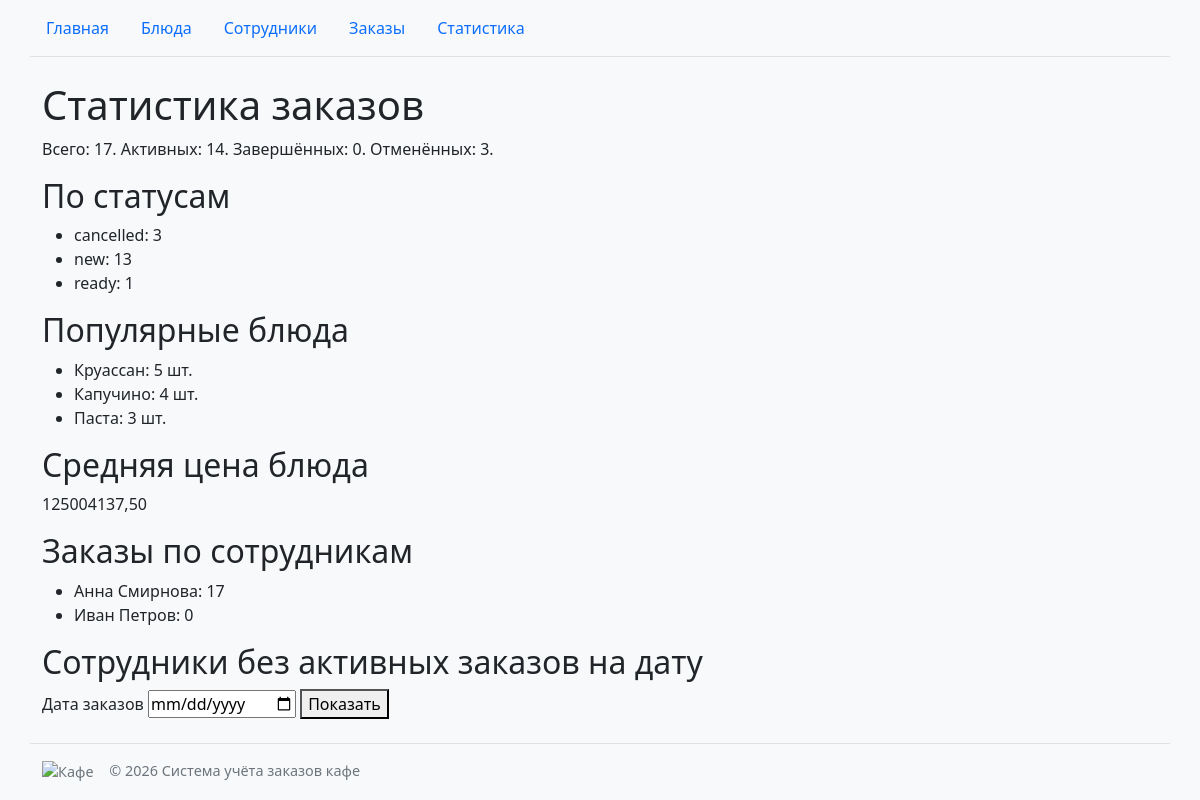
The page /orders/statistics/ on the database its author committed.
### dishes/models.py (models this page shows, shortened)
class Dish(models.Model):
    name = models.CharField("Название", max_length=200)
    price = models.DecimalField("Цена", max_digits=12, decimal_places=2)
    category = models.CharField("Категория", max_length=100)
    slug = models.SlugField("Часть адреса", max_length=200, allow_unicode=True, blank=True)
    class Meta:
        verbose_name = "Блюдо"
        verbose_name_plural = "Блюда"

### employees/models.py (models this page shows, shortened)
class Employee(models.Model):
    name = models.CharField("Имя", max_length=200)
    position = models.CharField("Должность", max_length=100)
    class Meta:
        verbose_name = "Сотрудник"
        verbose_name_plural = "Сотрудники"

### orders/views.py (the view, shortened to what this page needs)
# urls.py: path("statistics/", views.statistics, name="statistics"),  # ← новое
def statistics(request):
    status_stats = Order.objects.values("status").annotate(count=Count("pk")).order_by("status")
    top_dishes = (
        OrderItem.objects.annotate(dish_name=F("dish__name"))
        .values("dish_id", "dish_name")
        .annotate(total_quantity=Sum("quantity"))
        .order_by("-total_quantity", "dish_id")
    )
    average_price = Dish.objects.aggregate(average=Avg("price"))["average"]
    employee_stats = Employee.objects.annotate(order_count=Count("orders")).order_by(
        "-order_count", "name"
    )
    order_totals = Order.objects.aggregate(
        total=Count("pk"),
        active=Count("pk", filter=Q(status__in=Order.Status.active_values())),
        completed=Count("pk", filter=Q(status=Order.Status.COMPLETED)),
        cancelled=Count("pk", filter=Q(status=Order.Status.CANCELLED)),
    )
    selected_date = request.GET.get("date", "")
    date_error = ""
    free_employees = None
    context = {
        "order_totals": order_totals,
        "selected_date": selected_date,
        "date_error": date_error,
        "free_employees": free_employees,
        "status_stats": status_stats,
        "top_dishes": top_dishes,
        "average_price": average_price,
        "employee_stats": employee_stats,
    }
    return render(request, "orders/statistics.html", context)

### cafe/context_processors.py (called while the page is built)
def cafe_info(request):
    return {"cafe_name": "Система учёта заказов кафе"}

### orders/models.py (called while the page is built)
    @classmethod
    def active_values(cls):
        return (cls.NEW, cls.COOKING, cls.READY)

### orders/templates/orders/statistics.html (shortened to what this page needs)
{% extends "base.html" %}
{% block content %}
<h1>Статистика заказов</h1>
<p>Всего: {{ order_totals.total }}.
    Активных: {{ order_totals.active }}.
    Завершённых: {{ order_totals.completed }}.
    Отменённых: {{ order_totals.cancelled }}.</p>
<h2>По статусам</h2>
<ul>
    {% for stat in status_stats %}
        <li>{{ stat.status }}: {{ stat.count }}</li>
    {% empty %}
        <li>Нет данных.</li>
    {% endfor %}
</ul>
<h2>Популярные блюда</h2>
<ul>
    {% for dish in top_dishes %}
        <li>{{ dish.dish_name }}: {{ dish.total_quantity }} шт.</li>
    {% empty %}
        <li>Нет данных.</li>
    {% endfor %}
</ul>
<h2>Средняя цена блюда</h2>
<p>{{ average_price|floatformat:2|default:"Нет данных" }}</p>
<h2>Заказы по сотрудникам</h2>
<ul>
    {% for employee in employee_stats %}
        <li>{{ employee.name }}: {{ employee.order_count }}</li>
    {% empty %}
        <li>Нет данных.</li>
    {% endfor %}
</ul>
<h2>Сотрудники без активных заказов на дату</h2>
<form method="get" class="mb-3">
    <label for="work-date">Дата заказов</label>
    <input id="work-date" type="date" name="date" value="{{ selected_date }}" required>
    <button type="submit">Показать</button>
</form>
{% endblock %}

### homepage/static/homepage/css/style.css (style rules this page uses)
body { background-color: #f8f9fa; }

### rows shown on the page
Dish: dish_name "Круассан", total_quantity "5"
Dish: dish_name "Капучино", total_quantity "4"
Dish: dish_name "Паста", total_quantity "3"
Employee: name "Анна Смирнова", order_count "17"
Employee: name "Иван Петров", order_count "0"

### other values the page prints
{{ order_totals.total }} "17"
{{ order_totals.active }} "14"
{{ order_totals.completed }} "0"
{{ order_totals.cancelled }} "3"
{{ stat.status }} "cancelled" "new" "ready"
{{ stat.count }} "3" "13" "1"
{{ average_price|floatformat:2|default:"Нет данных" }} "125004137,50"
{{ cafe_name }} "Система учёта заказов кафе"
